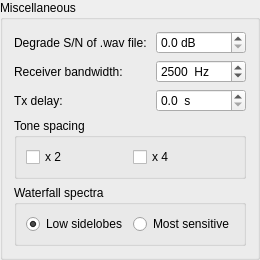
            <widget class="QGroupBox" name="groupBox_5">
             <property name="title">
              <string>Miscellaneous</string>
             </property>
             <layout class="QFormLayout" name="formLayout_10">
              <item row="0" column="0">
               <widget class="QLabel" name="label_3">
                <property name="text">
                 <string>Degrade S/N of .wav file: </string>
                </property>
                <property name="buddy">
                 <cstring>sbDegrade</cstring>
                </property>
               </widget>
              </item>
              <item row="0" column="1">
               <widget class="QDoubleSpinBox" name="sbDegrade">
                <property name="toolTip">
                 <string>For offline sensitivity tests</string>
                </property>
                <property name="suffix">
                 <string> dB</string>
                </property>
                <property name="decimals">
                 <number>1</number>
                </property>
                <property name="singleStep">
                 <double>1.000000000000000</double>
                </property>
               </widget>
              </item>
              <item row="1" column="0">
               <widget class="QLabel" name="label_9">
                <property name="text">
                 <string>Receiver bandwidth:</string>
                </property>
                <property name="buddy">
                 <cstring>sbBandwidth</cstring>
                </property>
               </widget>
              </item>
              <item row="1" column="1">
               <widget class="QSpinBox" name="sbBandwidth">
                <property name="toolTip">
                 <string>For offline sensitivity tests</string>
                </property>
                <property name="suffix">
                 <string>  Hz</string>
                </property>
                <property name="maximum">
                 <number>6000</number>
                </property>
                <property name="singleStep">
                 <number>100</number>
                </property>
                <property name="value">
                 <number>2500</number>
                </property>
               </widget>
              </item>
              <item row="2" column="0">
               <widget class="QLabel" name="label_11">
                <property name="text">
                 <string>Tx delay:</string>
                </property>
                <property name="buddy">
                 <cstring>sbTxDelay</cstring>
                </property>
               </widget>
              </item>
              <item row="2" column="1">
               <widget class="QDoubleSpinBox" name="sbTxDelay">
                <property name="toolTip">
                 <string>Minimum delay between assertion of PTT and start of Tx audio.</string>
                </property>
                <property name="suffix">
                 <string>  s</string>
                </property>
                <property name="decimals">
                 <number>1</number>
                </property>
                <property name="minimum">
                 <double>0.000000000000000</double>
                </property>
                <property name="maximum">
                 <double>0.500000000000000</double>
                </property>
                <property name="singleStep">
                 <double>0.100000000000000</double>
                </property>
               </widget>
              </item>
              <item row="3" column="0" colspan="2">
               <widget class="QGroupBox" name="groupBox_10">
                <property name="minimumSize">
                 <size>
                  <width>0</width>
                  <height>50</height>
                 </size>
                </property>
                <property name="accessibleName">
                 <string>Tone spacing</string>
                </property>
                <property name="title">
                 <string>Tone spacing</string>
                </property>
                <layout class="QHBoxLayout" name="horizontalLayout_19">
                 <item>
                  <widget class="QCheckBox" name="cbx2ToneSpacing">
                   <property name="toolTip">
                    <string>&lt;html&gt;&lt;head/&gt;&lt;body&gt;&lt;p&gt;Generate Tx audio with twice the normal tone spacing.  Intended for special LF/MF transmitters that use a divide-by-2 before generating RF.&lt;/p&gt;&lt;/body&gt;&lt;/html&gt;</string>
                   </property>
                   <property name="text">
                    <string>x 2</string>
                   </property>
                  </widget>
                 </item>
                 <item>
                  <widget class="QCheckBox" name="cbx4ToneSpacing">
                   <property name="enabled">
                    <bool>true</bool>
                   </property>
                   <property name="toolTip">
                    <string>&lt;html&gt;&lt;head/&gt;&lt;body&gt;&lt;p&gt;Generate Tx audio with four times the normal tone spacing. Intended for special LF/MF transmitters that use a divide-by-4 before generating RF.&lt;/p&gt;&lt;/body&gt;&lt;/html&gt;</string>
                   </property>
                   <property name="text">
                    <string>x 4 </string>
                   </property>
                  </widget>
                 </item>
                </layout>
               </widget>
              </item>
              <item row="4" column="0" colspan="2">
               <widget class="QGroupBox" name="groupBox_7">
                <property name="minimumSize">
                 <size>
                  <width>0</width>
                  <height>50</height>
                 </size>
                </property>
                <property name="accessibleName">
                 <string>Waterfall spectra</string>
                </property>
                <property name="title">
                 <string>Waterfall spectra</string>
                </property>
                <layout class="QHBoxLayout" name="horizontalLayout_16">
                 <item>
                  <widget class="QRadioButton" name="rbLowSidelobes">
                   <property name="text">
                    <string>Low sidelobes</string>
                   </property>
                   <property name="checked">
                    <bool>true</bool>
                   </property>
                  </widget>
                 </item>
                 <item>
                  <widget class="QRadioButton" name="rbMaxSensitivity">
                   <property name="text">
                    <string>Most sensitive</string>
                   </property>
                  </widget>
                 </item>
                </layout>
               </widget>
              </item>
             </layout>
            </widget>
